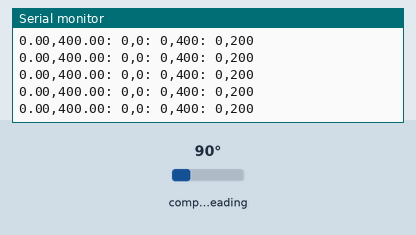
Recording of a sketch running on a simulated Arduino Uno, built with avr-gcc and run on an emulated ATmega328P. Parts: the last lines printed to the serial monitor. Wiring (inferred from the names in the program): HMC5883L compass at I2C address 0x1E. The test bench sets the inputs (shaded band); at power-on: compass heading 90°.

Above: at 1.2 s.
1.3 s: compass heading set to 7°
At 1.54 s:
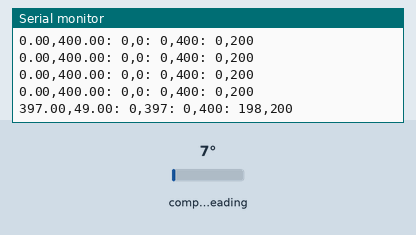
2.8 s: compass heading set to 90°
At 2.9 s:
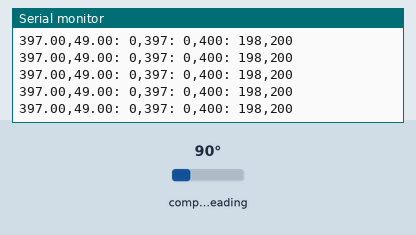
4.3 s: compass heading set to 180°
At 4.5 s:
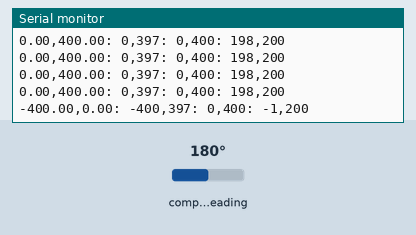
Timing chart, 0 to 7.3 s (numbered marks = the images above; inputs shaded):
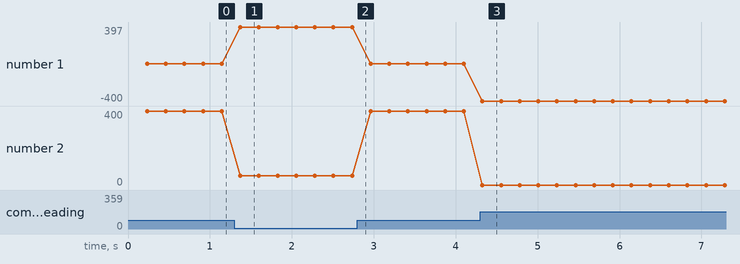

Measured:
- after the input at 1.3 s, the serial monitor: prints a new line after 0.07 s (image 1)
- after the input at 4.3 s, the serial monitor: prints a new line at once (image 3)
- plotted number 1: 0 → 397 after the input at 1.3 s, 0 → -400 after the input at 4.3 s
- plotted number 2: 400 → 49 after the input at 1.3 s

The sketch:

HMC5883L_calibrate_MPU6050.ino
```cpp
/*
  Calibrate HMC5883L + MPU6050 (GY-86 / GY-87). Output for HMC5883L_calibrate_processing.pde
  Read more: http://www.jarzebski.pl/arduino/czujniki-i-sensory/3-osiowy-magnetometr-hmc5883l.html
  GIT: https://github.com/jarzebski/Arduino-HMC5883L
  Web: http://www.jarzebski.pl
  (c) 2014 by Korneliusz Jarzebski
*/

/*

FTLAB:

1. -386.00,-309.00: -567,0: -326,20
1: -283,-62
2. -374.00,175.00: -567,0: -328,197: -283,-65

Waldkirch:

-277.00,-209.00: -509,87: -237,511: -211,137
-276.00,-208.00: -509,87: -237,511: -211,137

208.00,237.00: -415,75: -230,256: -170,13
-208.00,237.00: -415,75: -230,256: -170,13


Oct/7 compas 47cm height:
3. -331.00,-204.00: -438,182: -269,510: -128,120
4. 100.00,42.00: -449,154: -275,267: -147,-4


*/

#include <Wire.h>
#include "HMC5883L.h"
#include "MPU6050.h"

HMC5883L compass;
MPU6050 mpu;

int minX = 0;
int maxX = 0;
int minY = 0;
int maxY = 0;
int offX = 0;
int offY = 0;

void setup()
{
  Serial.begin(9600);

  // Initialize MPU6050
  while(!mpu.begin(MPU6050_SCALE_2000DPS, MPU6050_RANGE_2G))
  {
    delay(500);
  }

  // Enable bypass mode
  mpu.setI2CMasterModeEnabled(false);
  mpu.setI2CBypassEnabled(true);
  mpu.setSleepEnabled(false);

  // Initialize Initialize HMC5883L
  while (!compass.begin())
  {
    delay(500);
  }

  // Set measurement range
  compass.setRange(HMC5883L_RANGE_1_3GA);

  // Set measurement mode
  compass.setMeasurementMode(HMC5883L_CONTINOUS);

  // Set data rate
  compass.setDataRate(HMC5883L_DATARATE_30HZ);

  // Set number of samples averaged
  compass.setSamples(HMC5883L_SAMPLES_8);
}

long counter = 0;

void loop()
{
  Vector mag = compass.readRaw();

  // Determine Min / Max values
  if (mag.XAxis < minX) minX = mag.XAxis;
  if (mag.XAxis > maxX) maxX = mag.XAxis;
  if (mag.YAxis < minY) minY = mag.YAxis;
  if (mag.YAxis > maxY) maxY = mag.YAxis;

  // Calculate offsets
  offX = (maxX + minX)/2;
  offY = (maxY + minY)/2;

  // -374.00:261.00:-534:0:-149:287:-267:69
  //-324.00:259.00:-510:0:-146:327:-255:90
  //341.00:256.00:-516:0:-141:273:-258:66
  //-370.00,305.00: -543,0: -186,319: -271,66

  counter++;
  if (counter % 100 == 0)
  {
    Serial.print(mag.XAxis);
    Serial.print(",");
    Serial.print(mag.YAxis);
    Serial.print(": ");
    Serial.print(minX);
    Serial.print(",");
    Serial.print(maxX);
    Serial.print(": ");
    Serial.print(minY);
    Serial.print(",");
    Serial.print(maxY);
    Serial.print(": ");
    Serial.print(offX);
    Serial.print(",");
    Serial.print(offY);
    Serial.println();
  }
}
```

HMC5883L.cpp
```cpp
// (licence header left out)
#if ARDUINO >= 100
#include "Arduino.h"
#else
#include "WProgram.h"
#endif

#include <Wire.h>

#include "HMC5883L.h"

bool HMC5883L::begin()
{
    Wire.begin();

    if ((fastRegister8(HMC5883L_REG_IDENT_A) != 0x48)
    || (fastRegister8(HMC5883L_REG_IDENT_B) != 0x34)
    || (fastRegister8(HMC5883L_REG_IDENT_C) != 0x33))
    {
	return false;
    }

    setRange(HMC5883L_RANGE_1_3GA);
    setMeasurementMode(HMC5883L_CONTINOUS);
    setDataRate(HMC5883L_DATARATE_15HZ);
    setSamples(HMC5883L_SAMPLES_1);

    mgPerDigit = 0.92f;

    return true;
}

Vector HMC5883L::readRaw(void)
{
    v.XAxis = readRegister16(HMC5883L_REG_OUT_X_M) - xOffset;
    v.YAxis = readRegister16(HMC5883L_REG_OUT_Y_M) - yOffset;
    v.ZAxis = readRegister16(HMC5883L_REG_OUT_Z_M);

    return v;
}

Vector HMC5883L::readNormalize(void)
{
    v.XAxis = ((float)readRegister16(HMC5883L_REG_OUT_X_M) - xOffset) * mgPerDigit;
    v.YAxis = ((float)readRegister16(HMC5883L_REG_OUT_Y_M) - yOffset) * mgPerDigit;
    v.ZAxis = (float)readRegister16(HMC5883L_REG_OUT_Z_M) * mgPerDigit;

    return v;
}

void HMC5883L::setOffset(int xo, int yo)
{
    xOffset = xo;
    yOffset = yo;
}

void HMC5883L::setRange(hmc5883l_range_t range)
{
    switch(range)
    {
	case HMC5883L_RANGE_0_88GA:
	    mgPerDigit = 0.073f;
	    break;

	case HMC5883L_RANGE_1_3GA:
	    mgPerDigit = 0.92f;
	    break;

	case HMC5883L_RANGE_1_9GA:
	    mgPerDigit = 1.22f;
	    break;

	case HMC5883L_RANGE_2_5GA:
	    mgPerDigit = 1.52f;
	    break;

	case HMC5883L_RANGE_4GA:
	    mgPerDigit = 2.27f;
	    break;

	case HMC5883L_RANGE_4_7GA:
	    mgPerDigit = 2.56f;
	    break;

	case HMC5883L_RANGE_5_6GA:
	    mgPerDigit = 3.03f;
	    break;

	case HMC5883L_RANGE_8_1GA:
	    mgPerDigit = 4.35f;
	    break;

	default:
	    break;
    }

    writeRegister8(HMC5883L_REG_CONFIG_B, range << 5);
}

hmc5883l_range_t HMC5883L::getRange(void)
{
    return (hmc5883l_range_t)((readRegister8(HMC5883L_REG_CONFIG_B) >> 5));
}

void HMC5883L::setMeasurementMode(hmc5883l_mode_t mode)
{
    uint8_t value;

    value = readRegister8(HMC5883L_REG_MODE);
    value &= 0b11111100;
    value |= mode;

    writeRegister8(HMC5883L_REG_MODE, value);
}

hmc5883l_mode_t HMC5883L::getMeasurementMode(void)
{
    uint8_t value;

    value = readRegister8(HMC5883L_REG_MODE);
    value &= 0b00000011;

    return (hmc5883l_mode_t)value;
}

void HMC5883L::setDataRate(hmc5883l_dataRate_t dataRate)
{
    uint8_t value;

    value = readRegister8(HMC5883L_REG_CONFIG_A);
    value &= 0b11100011;
    value |= (dataRate << 2);

    writeRegister8(HMC5883L_REG_CONFIG_A, value);
}

hmc5883l_dataRate_t HMC5883L::getDataRate(void)
{
    uint8_t value;

    value = readRegister8(HMC5883L_REG_CONFIG_A);
    value &= 0b00011100;
    value >>= 2;

    return (hmc5883l_dataRate_t)value;
}

void HMC5883L::setSamples(hmc5883l_samples_t samples)
{
    uint8_t value;

    value = readRegister8(HMC5883L_REG_CONFIG_A);
    value &= 0b10011111;
    value |= (samples << 5);

    writeRegister8(HMC5883L_REG_CONFIG_A, value);
}

hmc5883l_samples_t HMC5883L::getSamples(void)
{
    uint8_t value;

    value = readRegister8(HMC5883L_REG_CONFIG_A);
    value &= 0b01100000;
    value >>= 5;

    return (hmc5883l_samples_t)value;
}

// Write byte to register
void HMC5883L::writeRegister8(uint8_t reg, uint8_t value)
{
    Wire.beginTransmission(HMC5883L_ADDRESS);
    #if ARDUINO >= 100
        Wire.write(reg);
        Wire.write(value);
    #else
        Wire.send(reg);
        Wire.send(value);
    #endif
    Wire.endTransmission();
}

// Read byte to register
uint8_t HMC5883L::fastRegister8(uint8_t reg)
{
    uint8_t value;
    Wire.beginTransmission(HMC5883L_ADDRESS);
    #if ARDUINO >= 100
        Wire.write(reg);
    #else
        Wire.send(reg);
    #endif
    Wire.endTransmission();

    Wire.requestFrom(HMC5883L_ADDRESS, 1);
    #if ARDUINO >= 100
        value = Wire.read();
    #else
        value = Wire.receive();
    #endif
    Wire.endTransmission();

    return value;
}

// Read byte from register
uint8_t HMC5883L::readRegister8(uint8_t reg)
{
    uint8_t value;
    Wire.beginTransmission(HMC5883L_ADDRESS);
    #if ARDUINO >= 100
        Wire.write(reg);
    #else
        Wire.send(reg);
    #endif
    Wire.endTransmission();

    Wire.beginTransmission(HMC5883L_ADDRESS);
    Wire.requestFrom(HMC5883L_ADDRESS, 1);
    while(!Wire.available()) {};
    #if ARDUINO >= 100
        value = Wire.read();
    #else
        value = Wire.receive();
    #endif
    Wire.endTransmission();

    return value;
}

// Read word from register
int16_t HMC5883L::readRegister16(uint8_t reg)
{
    int16_t value;
    Wire.beginTransmission(HMC5883L_ADDRESS);
    #if ARDUINO >= 100
        Wire.write(reg);
    #else
        Wire.send(reg);
    #endif
    Wire.endTransmission();

    Wire.beginTransmission(HMC5883L_ADDRESS);
    Wire.requestFrom(HMC5883L_ADDRESS, 2);
    while(!Wire.available()) {};
    #if ARDUINO >= 100
        uint8_t vha = Wire.read();
        uint8_t vla = Wire.read();
    #else
        uint8_t vha = Wire.receive();
        uint8_t vla = Wire.receive();
    #endif
    Wire.endTransmission();

    value = vha << 8 | vla;

    return value;
}
```

HMC5883L.h
```cpp
#/*
HMC5883L.h - Header file for the HMC5883L Triple Axis Digital Compass Arduino Library.

Version: 1.1.0
(c) 2014 Korneliusz Jarzebski
www.jarzebski.pl

This program is free software: you can redistribute it and/or modify
it under the terms of the version 3 GNU General Public License as
published by the Free Software Foundation.

This program is distributed in the hope that it will be useful,
but WITHOUT ANY WARRANTY; without even the implied warranty of
MERCHANTABILITY or FITNESS FOR A PARTICULAR PURPOSE.  See the
GNU General Public License for more details.

You should have received a copy of the GNU General Public License
along with this program.  If not, see <http://www.gnu.org/licenses/>.
*/

#ifndef HMC5883L_h
#define HMC5883L_h

#if ARDUINO >= 100
#include "Arduino.h"
#else
#include "WProgram.h"
#endif

#define HMC5883L_ADDRESS              (0x1E)
#define HMC5883L_REG_CONFIG_A         (0x00)
#define HMC5883L_REG_CONFIG_B         (0x01)
#define HMC5883L_REG_MODE             (0x02)
#define HMC5883L_REG_OUT_X_M          (0x03)
#define HMC5883L_REG_OUT_X_L          (0x04)
#define HMC5883L_REG_OUT_Z_M          (0x05)
#define HMC5883L_REG_OUT_Z_L          (0x06)
#define HMC5883L_REG_OUT_Y_M          (0x07)
#define HMC5883L_REG_OUT_Y_L          (0x08)
#define HMC5883L_REG_STATUS           (0x09)
#define HMC5883L_REG_IDENT_A          (0x0A)
#define HMC5883L_REG_IDENT_B          (0x0B)
#define HMC5883L_REG_IDENT_C          (0x0C)

typedef enum
{
    HMC5883L_SAMPLES_8     = 0b11,
    HMC5883L_SAMPLES_4     = 0b10,
    HMC5883L_SAMPLES_2     = 0b01,
    HMC5883L_SAMPLES_1     = 0b00
} hmc5883l_samples_t;

typedef enum
{
    HMC5883L_DATARATE_75HZ       = 0b110,
    HMC5883L_DATARATE_30HZ       = 0b101,
    HMC5883L_DATARATE_15HZ       = 0b100,
    HMC5883L_DATARATE_7_5HZ      = 0b011,
    HMC5883L_DATARATE_3HZ        = 0b010,
    HMC5883L_DATARATE_1_5HZ      = 0b001,
    HMC5883L_DATARATE_0_75_HZ    = 0b000
} hmc5883l_dataRate_t;

typedef enum
{
    HMC5883L_RANGE_8_1GA     = 0b111,
    HMC5883L_RANGE_5_6GA     = 0b110,
    HMC5883L_RANGE_4_7GA     = 0b101,
    HMC5883L_RANGE_4GA       = 0b100,
    HMC5883L_RANGE_2_5GA     = 0b011,
    HMC5883L_RANGE_1_9GA     = 0b010,
    HMC5883L_RANGE_1_3GA     = 0b001,
    HMC5883L_RANGE_0_88GA    = 0b000
} hmc5883l_range_t;

typedef enum
{
    HMC5883L_IDLE          = 0b10,
    HMC5883L_SINGLE        = 0b01,
    HMC5883L_CONTINOUS     = 0b00
} hmc5883l_mode_t;

#ifndef VECTOR_STRUCT_H
#define VECTOR_STRUCT_H
struct Vector
{
    float XAxis;
    float YAxis;
    float ZAxis;
};
#endif

class HMC5883L
{
    public:

	bool begin(void);

	Vector readRaw(void);
	Vector readNormalize(void);

	void  setOffset(int xo, int yo);

	void  setRange(hmc5883l_range_t range);
	hmc5883l_range_t getRange(void);

	void  setMeasurementMode(hmc5883l_mode_t mode);
	hmc5883l_mode_t getMeasurementMode(void);

	void  setDataRate(hmc5883l_dataRate_t dataRate);
	hmc5883l_dataRate_t getDataRate(void);

	void  setSamples(hmc5883l_samples_t samples);
	hmc5883l_samples_t getSamples(void);

    private:

	float mgPerDigit;
	Vector v;
	int xOffset, yOffset;

	void writeRegister8(uint8_t reg, uint8_t value);
	uint8_t readRegister8(uint8_t reg);
	uint8_t fastRegister8(uint8_t reg);
	int16_t readRegister16(uint8_t reg);
};

#endif
```
